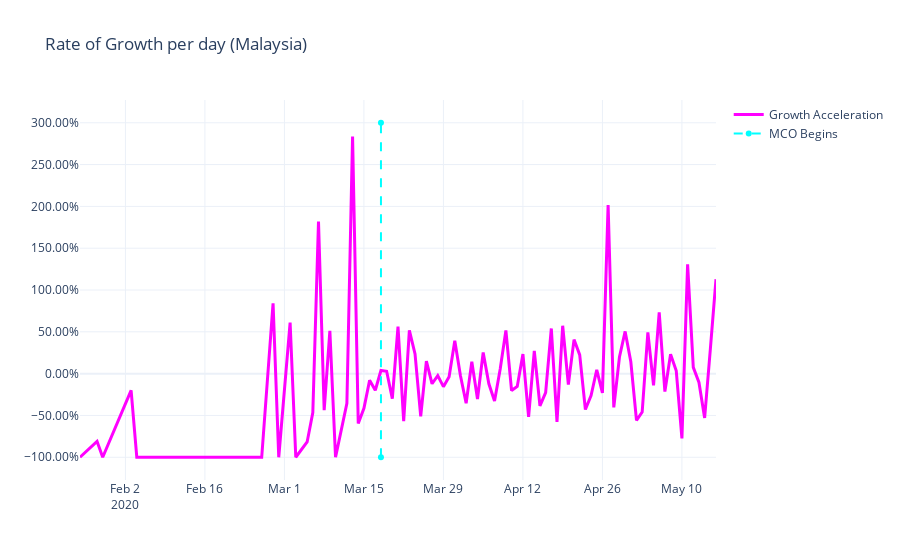

Write notebook code for a chart like this one.
### Code cell
#growth per day Malaysia
fig = None
if fig is None:
    fig = go.Figure()

fig.update_layout(template='plotly_white', title = 'Rate of Growth per day (Malaysia)')

tmp_df = myRateDf[myRateDf['Growth Rate Accel'] < 10]
fig.add_trace(go.Scatter(x=tmp_df['Date'], 
                         y=tmp_df['Growth Rate Accel'],
                         mode='lines',
                         name='Growth Acceleration',
                         line=dict(color='Magenta', width=3)))
fig.update_layout(yaxis=dict(tickformat=".2%"))

fig.add_trace(go.Scatter( x = ['2020-03-18', '2020-03-18'],
                          y = [-1, 3],
                          line=go.scatter.Line(color="cyan", dash = 'dash'),
                          name='MCO Begins'))
